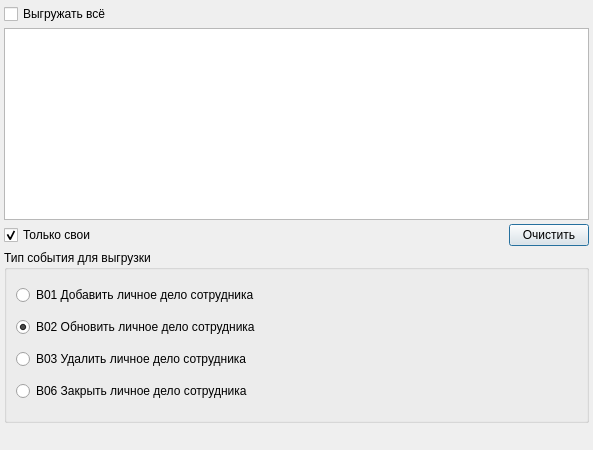
<ui version="4.0" >
 <class>ExportHL7_Wizard_1</class>
 <widget class="QDialog" name="ExportHL7_Wizard_1" >
  <property name="windowModality" >
   <enum>Qt::NonModal</enum>
  </property>
  <property name="geometry" >
   <rect>
    <x>0</x>
    <y>0</y>
    <width>593</width>
    <height>450</height>
   </rect>
  </property>
  <property name="windowTitle" >
   <string>Список сотрудников</string>
  </property>
  <layout class="QGridLayout" >
   <property name="margin" >
    <number>4</number>
   </property>
   <property name="spacing" >
    <number>4</number>
   </property>
   <item row="0" column="0" >
    <layout class="QHBoxLayout" >
     <item>
      <widget class="QCheckBox" name="checkExportAll" >
       <property name="text" >
        <string>Выгружать всё</string>
       </property>
      </widget>
     </item>
     <item>
      <spacer>
       <property name="orientation" >
        <enum>Qt::Horizontal</enum>
       </property>
       <property name="sizeHint" stdset="0" >
        <size>
         <width>40</width>
         <height>20</height>
        </size>
       </property>
      </spacer>
     </item>
    </layout>
   </item>
   <item row="4" column="0" >
    <layout class="QHBoxLayout" >
     <property name="spacing" >
      <number>6</number>
     </property>
     <property name="margin" >
      <number>0</number>
     </property>
     <item>
      <widget class="QCheckBox" name="checkOnlyOwn" >
       <property name="text" >
        <string>Только свои</string>
       </property>
       <property name="checked" >
        <bool>true</bool>
       </property>
      </widget>
     </item>
     <item>
      <spacer>
       <property name="orientation" >
        <enum>Qt::Horizontal</enum>
       </property>
       <property name="sizeHint" stdset="0" >
        <size>
         <width>40</width>
         <height>20</height>
        </size>
       </property>
      </spacer>
     </item>
     <item>
      <widget class="QPushButton" name="btnClearSelection" >
       <property name="text" >
        <string>Очистить</string>
       </property>
      </widget>
     </item>
    </layout>
   </item>
   <item row="6" column="0" >
    <widget class="QStatusBar" name="statusBar" >
     <property name="sizePolicy" >
      <sizepolicy vsizetype="Fixed" hsizetype="Preferred" >
       <horstretch>0</horstretch>
       <verstretch>0</verstretch>
      </sizepolicy>
     </property>
     <property name="toolTip" >
      <string>A status bar</string>
     </property>
     <property name="whatsThis" >
      <string>A status bar.</string>
     </property>
     <property name="sizeGripEnabled" >
      <bool>false</bool>
     </property>
    </widget>
   </item>
   <item row="2" column="0" >
    <widget class="QSplitter" name="splitterTree" >
     <property name="orientation" >
      <enum>Qt::Horizontal</enum>
     </property>
     <widget class="CTableView" name="tblItems" >
      <property name="whatsThis" >
       <string comment="ура!" >список записей</string>
      </property>
      <property name="tabKeyNavigation" >
       <bool>false</bool>
      </property>
      <property name="alternatingRowColors" >
       <bool>true</bool>
      </property>
     </widget>
    </widget>
   </item>
   <item row="5" column="0" >
    <widget class="QGroupBox" name="groupBox" >
     <property name="title" >
      <string>Тип события для выгрузки</string>
     </property>
     <layout class="QVBoxLayout" name="verticalLayout" >
      <item>
       <widget class="QRadioButton" name="rbAddPers" >
        <property name="text" >
         <string>B01 Добавить личное дело сотрудника</string>
        </property>
       </widget>
      </item>
      <item>
       <widget class="QRadioButton" name="rbUpdatePers" >
        <property name="text" >
         <string>B02 Обновить личное дело сотрудника</string>
        </property>
        <property name="checked" >
         <bool>true</bool>
        </property>
       </widget>
      </item>
      <item>
       <widget class="QRadioButton" name="rbDeletePers" >
        <property name="text" >
         <string>B03 Удалить личное дело сотрудника</string>
        </property>
       </widget>
      </item>
      <item>
       <widget class="QRadioButton" name="rbTerminatePers" >
        <property name="text" >
         <string>B06 Закрыть личное дело сотрудника</string>
        </property>
       </widget>
      </item>
     </layout>
    </widget>
   </item>
  </layout>
  <zorder></zorder>
  <zorder></zorder>
  <zorder>statusBar</zorder>
  <zorder>splitterTree</zorder>
  <zorder>groupBox</zorder>
 </widget>
 <customwidgets>
  <customwidget>
   <class>CTableView</class>
   <extends>QTableView</extends>
   <header>library/TableView.h</header>
  </customwidget>
 </customwidgets>
 <tabstops>
  <tabstop>tblItems</tabstop>
 </tabstops>
 <resources/>
 <connections/>
</ui>
